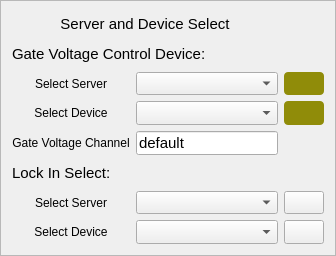
          <widget class="QFrame" name="frame_Current_Lockin_Setting">
           <property name="styleSheet">
            <string notr="true">#frame_Current_Lockin_Setting{
border:1px solid rgb(168,168,168)
}</string>
           </property>
           <property name="frameShape">
            <enum>QFrame::StyledPanel</enum>
           </property>
           <property name="frameShadow">
            <enum>QFrame::Raised</enum>
           </property>
           <layout class="QGridLayout" name="gridLayout_2" rowstretch="1,1,1,1,1,1,1,1" columnstretch="2,0,0">
            <item row="6" column="0">
             <widget class="QLabel" name="label_19">
              <property name="minimumSize">
               <size>
                <width>60</width>
                <height>20</height>
               </size>
              </property>
              <property name="styleSheet">
               <string notr="true">#label_ImageNum{
color: rgb(168, 168, 168)
}</string>
              </property>
              <property name="text">
               <string>Select Server</string>
              </property>
              <property name="alignment">
               <set>Qt::AlignCenter</set>
              </property>
             </widget>
            </item>
            <item row="0" column="0" colspan="2">
             <widget class="QLabel" name="label_Current_LI_Settings">
              <property name="minimumSize">
               <size>
                <width>60</width>
                <height>20</height>
               </size>
              </property>
              <property name="font">
               <font>
                <pointsize>11</pointsize>
               </font>
              </property>
              <property name="styleSheet">
               <string notr="true">#label_ImageNum{
color: rgb(168, 168, 168)
}</string>
              </property>
              <property name="text">
               <string>Server and Device Select</string>
              </property>
              <property name="alignment">
               <set>Qt::AlignCenter</set>
              </property>
             </widget>
            </item>
            <item row="6" column="1">
             <widget class="QComboBox" name="comboBox_Voltage_LI_SelectServer">
              <property name="sizePolicy">
               <sizepolicy hsizetype="Preferred" vsizetype="Preferred">
                <horstretch>0</horstretch>
                <verstretch>0</verstretch>
               </sizepolicy>
              </property>
              <property name="minimumSize">
               <size>
                <width>50</width>
                <height>20</height>
               </size>
              </property>
              <property name="maximumSize">
               <size>
                <width>16777215</width>
                <height>16777215</height>
               </size>
              </property>
              <property name="font">
               <font>
                <pointsize>11</pointsize>
               </font>
              </property>
              <property name="currentIndex">
               <number>-1</number>
              </property>
             </widget>
            </item>
            <item row="2" column="1">
             <widget class="QComboBox" name="comboBox_DataAquisition_SelectServer">
              <property name="sizePolicy">
               <sizepolicy hsizetype="Preferred" vsizetype="Preferred">
                <horstretch>0</horstretch>
                <verstretch>0</verstretch>
               </sizepolicy>
              </property>
              <property name="minimumSize">
               <size>
                <width>50</width>
                <height>20</height>
               </size>
              </property>
              <property name="maximumSize">
               <size>
                <width>16777215</width>
                <height>16777215</height>
               </size>
              </property>
              <property name="font">
               <font>
                <pointsize>11</pointsize>
               </font>
              </property>
              <property name="currentIndex">
               <number>-1</number>
              </property>
             </widget>
            </item>
            <item row="2" column="2">
             <widget class="QPushButton" name="pushButton_DataAquisition_ServerIndicator">
              <property name="sizePolicy">
               <sizepolicy hsizetype="Preferred" vsizetype="Minimum">
                <horstretch>0</horstretch>
                <verstretch>0</verstretch>
               </sizepolicy>
              </property>
              <property name="minimumSize">
               <size>
                <width>20</width>
                <height>20</height>
               </size>
              </property>
              <property name="maximumSize">
               <size>
                <width>16777215</width>
                <height>16777215</height>
               </size>
              </property>
              <property name="toolTip">
               <string/>
              </property>
              <property name="styleSheet">
               <string notr="true">#pushButton_DataAquisition_ServerIndicator{
background: rgb(144, 140, 9);
 border-radius: 4px;
}</string>
              </property>
              <property name="text">
               <string/>
              </property>
              <property name="default">
               <bool>false</bool>
              </property>
             </widget>
            </item>
            <item row="2" column="0">
             <widget class="QLabel" name="label_20">
              <property name="minimumSize">
               <size>
                <width>60</width>
                <height>20</height>
               </size>
              </property>
              <property name="styleSheet">
               <string notr="true">#label_ImageNum{
color: rgb(168, 168, 168)
}</string>
              </property>
              <property name="text">
               <string>Select Server</string>
              </property>
              <property name="alignment">
               <set>Qt::AlignCenter</set>
              </property>
             </widget>
            </item>
            <item row="7" column="1">
             <widget class="QComboBox" name="comboBox_Voltage_LI_SelectDevice">
              <property name="sizePolicy">
               <sizepolicy hsizetype="Preferred" vsizetype="Preferred">
                <horstretch>0</horstretch>
                <verstretch>0</verstretch>
               </sizepolicy>
              </property>
              <property name="minimumSize">
               <size>
                <width>50</width>
                <height>20</height>
               </size>
              </property>
              <property name="maximumSize">
               <size>
                <width>16777215</width>
                <height>16777215</height>
               </size>
              </property>
              <property name="font">
               <font>
                <pointsize>11</pointsize>
               </font>
              </property>
              <property name="currentIndex">
               <number>-1</number>
              </property>
             </widget>
            </item>
            <item row="3" column="2">
             <widget class="QPushButton" name="pushButton_DataAquisition_DeviceIndicator">
              <property name="sizePolicy">
               <sizepolicy hsizetype="Preferred" vsizetype="Minimum">
                <horstretch>0</horstretch>
                <verstretch>0</verstretch>
               </sizepolicy>
              </property>
              <property name="minimumSize">
               <size>
                <width>20</width>
                <height>20</height>
               </size>
              </property>
              <property name="maximumSize">
               <size>
                <width>16777215</width>
                <height>16777215</height>
               </size>
              </property>
              <property name="toolTip">
               <string/>
              </property>
              <property name="styleSheet">
               <string notr="true">#pushButton_DataAquisition_DeviceIndicator{
background: rgb(144, 140, 9);
 border-radius: 4px;
}</string>
              </property>
              <property name="text">
               <string/>
              </property>
              <property name="default">
               <bool>false</bool>
              </property>
             </widget>
            </item>
            <item row="1" column="0" colspan="2">
             <widget class="QLabel" name="label_36">
              <property name="minimumSize">
               <size>
                <width>60</width>
                <height>20</height>
               </size>
              </property>
              <property name="font">
               <font>
                <pointsize>11</pointsize>
               </font>
              </property>
              <property name="styleSheet">
               <string notr="true">#label_ImageNum{
color: rgb(168, 168, 168)
}</string>
              </property>
              <property name="text">
               <string>Gate Voltage Control Device:</string>
              </property>
              <property name="alignment">
               <set>Qt::AlignLeading|Qt::AlignLeft|Qt::AlignVCenter</set>
              </property>
             </widget>
            </item>
            <item row="4" column="0">
             <widget class="QLabel" name="label_FourTerminal_Output1">
              <property name="minimumSize">
               <size>
                <width>40</width>
                <height>20</height>
               </size>
              </property>
              <property name="text">
               <string>Gate Voltage Channel</string>
              </property>
              <property name="alignment">
               <set>Qt::AlignCenter</set>
              </property>
             </widget>
            </item>
            <item row="5" column="0" colspan="3">
             <widget class="QLabel" name="label_34">
              <property name="minimumSize">
               <size>
                <width>60</width>
                <height>20</height>
               </size>
              </property>
              <property name="font">
               <font>
                <pointsize>11</pointsize>
               </font>
              </property>
              <property name="styleSheet">
               <string notr="true">#label_ImageNum{
color: rgb(168, 168, 168)
}</string>
              </property>
              <property name="text">
               <string>Lock In Select:</string>
              </property>
              <property name="alignment">
               <set>Qt::AlignLeading|Qt::AlignLeft|Qt::AlignVCenter</set>
              </property>
              <property name="wordWrap">
               <bool>true</bool>
              </property>
             </widget>
            </item>
            <item row="7" column="0">
             <widget class="QLabel" name="label_10">
              <property name="minimumSize">
               <size>
                <width>60</width>
                <height>20</height>
               </size>
              </property>
              <property name="styleSheet">
               <string notr="true">#label_ImageNum{
color: rgb(168, 168, 168)
}</string>
              </property>
              <property name="text">
               <string>Select Device</string>
              </property>
              <property name="alignment">
               <set>Qt::AlignCenter</set>
              </property>
             </widget>
            </item>
            <item row="4" column="1">
             <widget class="QLineEdit" name="lineEdit_DataAquisition_GateChannel">
              <property name="sizePolicy">
               <sizepolicy hsizetype="Preferred" vsizetype="Preferred">
                <horstretch>0</horstretch>
                <verstretch>0</verstretch>
               </sizepolicy>
              </property>
              <property name="minimumSize">
               <size>
                <width>50</width>
                <height>20</height>
               </size>
              </property>
              <property name="maximumSize">
               <size>
                <width>16777215</width>
                <height>16777215</height>
               </size>
              </property>
              <property name="font">
               <font>
                <pointsize>11</pointsize>
               </font>
              </property>
              <property name="toolTip">
               <string>Select Position of SIM900</string>
              </property>
              <property name="text">
               <string>default</string>
              </property>
             </widget>
            </item>
            <item row="6" column="2">
             <widget class="QPushButton" name="pushButton_Voltage_LI_ServerIndicator">
              <property name="sizePolicy">
               <sizepolicy hsizetype="Preferred" vsizetype="Preferred">
                <horstretch>0</horstretch>
                <verstretch>0</verstretch>
               </sizepolicy>
              </property>
              <property name="minimumSize">
               <size>
                <width>20</width>
                <height>20</height>
               </size>
              </property>
              <property name="maximumSize">
               <size>
                <width>16777215</width>
                <height>16777215</height>
               </size>
              </property>
              <property name="toolTip">
               <string/>
              </property>
              <property name="styleSheet">
               <string notr="true">#pushButton_Current_LI_ServerIndicator{
background: rgb(144, 140, 9);
 border-radius: 4px;
}</string>
              </property>
              <property name="text">
               <string/>
              </property>
              <property name="default">
               <bool>false</bool>
              </property>
             </widget>
            </item>
            <item row="3" column="1">
             <widget class="QComboBox" name="comboBox_DataAquisition_SelectDevice">
              <property name="sizePolicy">
               <sizepolicy hsizetype="Preferred" vsizetype="Preferred">
                <horstretch>0</horstretch>
                <verstretch>0</verstretch>
               </sizepolicy>
              </property>
              <property name="minimumSize">
               <size>
                <width>50</width>
                <height>20</height>
               </size>
              </property>
              <property name="maximumSize">
               <size>
                <width>16777215</width>
                <height>16777215</height>
               </size>
              </property>
              <property name="font">
               <font>
                <pointsize>11</pointsize>
               </font>
              </property>
              <property name="currentIndex">
               <number>-1</number>
              </property>
             </widget>
            </item>
            <item row="3" column="0">
             <widget class="QLabel" name="label_11">
              <property name="minimumSize">
               <size>
                <width>60</width>
                <height>20</height>
               </size>
              </property>
              <property name="styleSheet">
               <string notr="true">#label_ImageNum{
color: rgb(168, 168, 168)
}</string>
              </property>
              <property name="text">
               <string>Select Device</string>
              </property>
              <property name="alignment">
               <set>Qt::AlignCenter</set>
              </property>
             </widget>
            </item>
            <item row="7" column="2">
             <widget class="QPushButton" name="pushButton_Voltage_LI_DeviceIndicator">
              <property name="sizePolicy">
               <sizepolicy hsizetype="Preferred" vsizetype="Preferred">
                <horstretch>0</horstretch>
                <verstretch>0</verstretch>
               </sizepolicy>
              </property>
              <property name="minimumSize">
               <size>
                <width>20</width>
                <height>20</height>
               </size>
              </property>
              <property name="maximumSize">
               <size>
                <width>16777215</width>
                <height>16777215</height>
               </size>
              </property>
              <property name="toolTip">
               <string/>
              </property>
              <property name="styleSheet">
               <string notr="true">#pushButton_Current_LI_DeviceIndicator{
background: rgb(144, 140, 9);
 border-radius: 4px;
}</string>
              </property>
              <property name="text">
               <string/>
              </property>
              <property name="default">
               <bool>false</bool>
              </property>
             </widget>
            </item>
           </layout>
          </widget>
